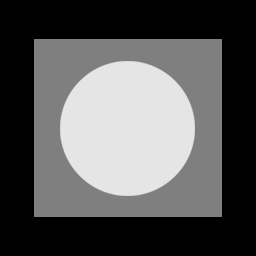
%> input picture 数字图像处理/homework/第六次实验/image/Fig0503 (original_pattern).tif, 256 x 256 px
$ octave exp1_1.m   (GNU Octave 9; MATLAB toolbox functions it lacks are replaced by stand-ins)
%> lines starting %> are read from the running program, lines starting %| are printed output that depends on the picture
### 数字图像处理/homework/第六次实验/code/sin_noise.m
function [img_t] = sin_noise(M, A, u, v)
%SIN_NOISE 此处显示有关此函数的摘要
%   此处显示详细说明
img_f = zeros(M, M);
len = length(u);
for m = 1:len
    img_f(M/2+1+u(m), M/2+1+v(m)) = A(m);
    img_f(M/2+1-u(m), M/2+1-v(m)) = A(m);
end
img_t = real(ifft2(ifftshift(img_f)));
end

### 数字图像处理/homework/第六次实验/code/exp1_1.m
clear all; clc;
%% 读入一张灰度图并显示原始图像
img = imread('../image/Fig0503 (original_pattern).tif');
%> img is the input picture: size 256x256 uint8; min 0, max 229, mean 87.1
figure;
imshow(img);
%% 对图像进行加正弦噪声
img = double(img);
%> img: size 256x256 double
M = 256;
u = [M/2-1];
v = [0];
A = [4000000];
noise = sin_noise(M, A, u, v);
figure;
imshow(uint8(img + noise));
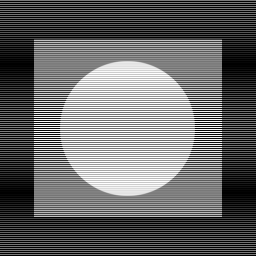
%> displayed picture: size 256x256, on the screen's scale of 0 to 255; min 0, max 255, mean 102.5
%% 绘制噪声三维图
x = 1:256;
y = 1:256;
figure;
plot3(x, y, noise);
title('噪声信号波形');
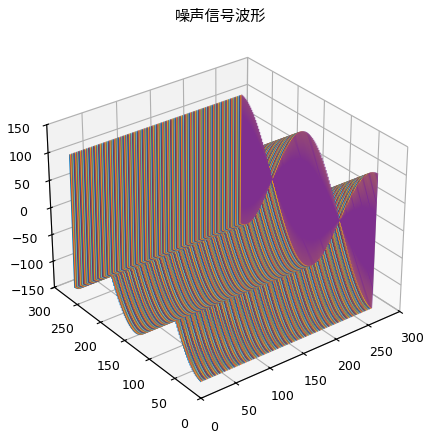
%> figure redrawn from the program's plot data
